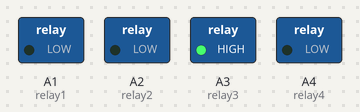
A sketch run on a simulated Arduino Uno, built with avr-gcc and run on an emulated ATmega328P. Shown: switched loads named in the sketch (green lamp = pin HIGH). Dashed ring = blinking. What the sketch prints to the serial monitor is not drawn.

Above: at 0.5 s.
Timing chart, 0 to 4.6 s (numbered marks = the images above):
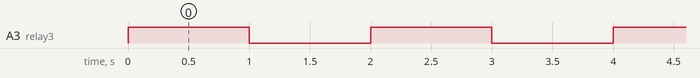

Measured:
- by itself, A3 (relay3): alternates HIGH for 1.0 s and LOW for 1.0 s

The sketch:

Relay.ino
```cpp
const int relay1 = A1; //Pompa Soil
const int relay2 = A2; //Plant light
const int relay3 = A3; //Fan
const int relay4 = A4; //Water Tank
void setup() {
  Serial.begin(9600);
  pinMode(relay1, OUTPUT);
  pinMode(relay2, OUTPUT);
  pinMode(relay3, OUTPUT);
  pinMode(relay4, OUTPUT);
}

void loop() {
  // Normally Open configuration, send LOW signal to let current flow
  // (if you're usong Normally Closed configuration send HIGH signal)
  //digitalWrite(relay1, HIGH);
  //Serial.println("1 Current Flowing");
  //delay(1000);
  // Normally Open configuration, send HIGH signal stop current flow
  // (if you're usong Normally Closed configuration send LOW signal)
  //digitalWrite(relay1, LOW);
  //Serial.println("1 Current not Flowing");
  //delay(1000);

  //digitalWrite(relay2, HIGH);
  //Serial.println("2 Current Flowing");
  //delay(1000);
  // Normally Open configuration, send HIGH signal stop current flow
  // (if you're usong Normally Closed configuration send LOW signal)
  //digitalWrite(relay2, LOW);
  //Serial.println("2 Current not Flowing");
  //delay(1000);

  digitalWrite(relay3, HIGH);
  Serial.println("3 Current Flowing");
  delay(1000);
  // Normally Open configuration, send HIGH signal stop current flow
  // (if you're usong Normally Closed configuration send LOW signal)
  digitalWrite(relay3, LOW);
  Serial.println("3 Current not Flowing");
  delay(1000);

  //digitalWrite(relay4, HIGH);
  //Serial.println("4 Current Flowing");
  //delay(1000);
  // Normally Open configuration, send HIGH signal stop current flow
  // (if you're usong Normally Closed configuration send LOW signal)
  //digitalWrite(relay4, LOW);
  //Serial.println("4 Current not Flowing");
  //delay(1000);
}
```
